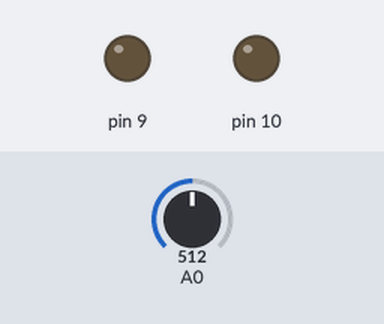
Recording of a sketch running on a simulated Arduino Uno, built with avr-gcc and run on an emulated ATmega328P. On the bench: output pins drawn as LEDs (lit = HIGH). The test bench sets the inputs (shaded band); at power-on: A0 = 512.

Above: at 1.2 s.
1.3 s: A0 set to 22
2.8 s: A0 set to 19
At 3.8 s:
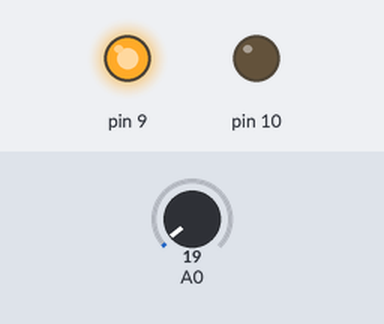
4.3 s: A0 set to 48
5.8 s: A0 set to 57
At 6.5 s:
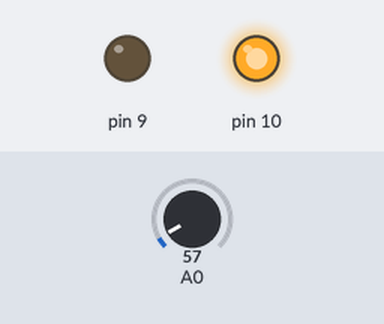
Timing chart, 0 to 8.3 s (numbered marks = the images above; inputs shaded):
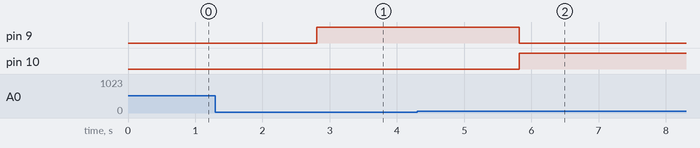

Measured:
- the behaviour switches between 21 and 20 on A0 (found by bisection; images 0 and 1)
- the behaviour switches between 51 and 52 on A0 (found by bisection; images 1 and 2)
- after the input at 1.3 s, every drawn part: stays the same
- after the input at 2.8 s, pin 9: LOW → HIGH at once
- after the input at 4.3 s, every drawn part: stays the same
- after the input at 5.8 s, pin 9: HIGH → LOW at once; pin 10: LOW → HIGH at once

The sketch:

sketch.ino
```cpp
enum {IDLE,FILL,RUN} st=IDLE;
void setup(){pinMode(9,OUTPUT);pinMode(10,OUTPUT);}
void loop(){
  float cm=analogRead(A0)*(5.0/1023.0)*100.0;
  if(st==IDLE && cm<10){ st=FILL; }
  if(st==FILL && cm>=25){ st=RUN; }
  // bug: never leaves RUN
  digitalWrite(9, st==FILL);
  digitalWrite(10, st==RUN);
  delay(40);
}
```
